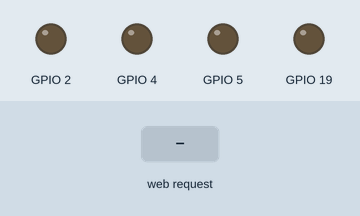
Recording of a program running on a simulated ESP32. Shown: output pins drawn as LEDs (lit = HIGH). The inputs (shaded band) are chosen by the test bench. WiFi joins after 1.5 s; servers stay silent unless stated; storage starts empty; what the program prints to the serial monitor is not drawn.

Above: at 2.7 s.
2.8 s: HTTP request GET /haut received
At 4.0 s:
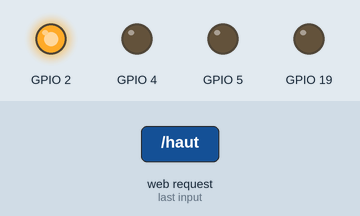
4.3 s: HTTP request GET /bas received
At 5.1 s:
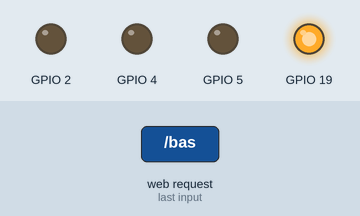
5.8 s: HTTP request GET /gauche received
At 6.3 s:
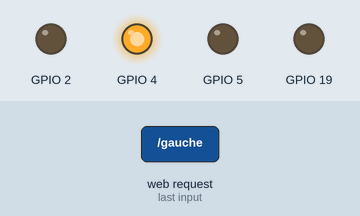
7.3 s: HTTP request GET /droit received
At 8.6 s:
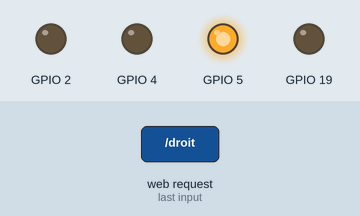
Timing chart, 0 to 9.8 s (numbered marks = the images above; inputs shaded):
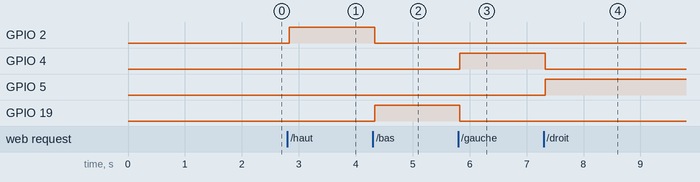

The program:

main.cpp
```cpp
#include <Arduino.h>
#include <ESPAsyncWebServer.h>
#include <SPIFFS.h>

const char *ssid = "BTS_CIEL";
const char *password = "ERIR1234";
AsyncWebServer server(80);
void setup()
{
Serial.begin(9600);
Serial.println("\n");
pinMode(2, OUTPUT);
pinMode(4, OUTPUT);
pinMode(5, OUTPUT);
pinMode(19, OUTPUT);
digitalWrite(2, LOW);
digitalWrite(4, LOW);
digitalWrite(5, LOW);
digitalWrite(19, LOW);
//--------------------------SPIFFS---------------------
if(!SPIFFS.begin()) /* Démarrage du gestionnaire de fichiers SPIFFS */
{
Serial.println("Erreur SPIFFS...");
return;
}

/* Détection des fichiers présents sur l'Esp32 */
File root = SPIFFS.open("/"); /* Ouverture de la racine */
File file = root.openNextFile(); /* Ouverture du 1er fichier */
while(file) /* Boucle de test de présence des fichiers - Si plus de fichiers la boucle s'arrête*/
{
Serial.print("File: ");
Serial.println(file.name());
file.close();
file = root.openNextFile(); /* Lecture du fichier suivant */
}
//--------------------------WIFI------------------------
WiFi.begin(ssid, password); /* Connexion au réseau Wifi */
Serial.print("Tentative de connexion...");
while(WiFi.status() != WL_CONNECTED)
{
Serial.print(".");
delay(100);
}
Serial.println("\n");
Serial.println("Connexion etablie!");
Serial.print("Adresse IP: ");
Serial.println(WiFi.localIP());

//---------------------------------SERVEUR ------------------------------
/* Lorsque le serveur est actif , la page index.html est chargée */
server.on("/", HTTP_GET, [](AsyncWebServerRequest *request)
{
request->send(SPIFFS, "/index.html", "text/html");
});

/* Lorsque l'on clique sur ON, on allume la led */
server.on("/haut", HTTP_GET, [](AsyncWebServerRequest *request)
{
digitalWrite(2, HIGH);
digitalWrite(4, LOW);
digitalWrite(5, LOW);
digitalWrite(19, LOW);
request->send(SPIFFS, "/index.html", "text/html");
});
/* Lorsque l'on clique sur OFF, on éteint la led */
server.on("/bas", HTTP_GET, [](AsyncWebServerRequest *request)
{
digitalWrite(2, LOW);
digitalWrite(4, LOW);
digitalWrite(5, LOW);
digitalWrite(19, HIGH);
request->send(SPIFFS, "/index.html", "text/html");
});
server.on("/gauche", HTTP_GET, [](AsyncWebServerRequest *request)
{
digitalWrite(2, LOW);
digitalWrite(4, HIGH);
digitalWrite(5, LOW);
digitalWrite(19, LOW);
request->send(SPIFFS, "/index.html", "text/html");
});
server.on("/droit", HTTP_GET, [](AsyncWebServerRequest *request)
{
digitalWrite(2, LOW);
digitalWrite(4, LOW);
digitalWrite(5, HIGH);
digitalWrite(19, LOW);
request->send(SPIFFS, "/index.html", "text/html");
});
/* On affiche que le serveur est actif */
server.begin();
Serial.println("Serveur actif!");
}
void loop() /* La loop est vide */
{

}
```

Measured:
- after the input at 2.8 s, GPIO 2: LOW → HIGH at once
- after the input at 4.3 s, GPIO 2: HIGH → LOW at once; GPIO 19: LOW → HIGH at once
- after the input at 5.8 s, GPIO 4: LOW → HIGH at once; GPIO 19: HIGH → LOW at once
- after the input at 7.3 s, GPIO 4: HIGH → LOW at once; GPIO 5: LOW → HIGH at once
